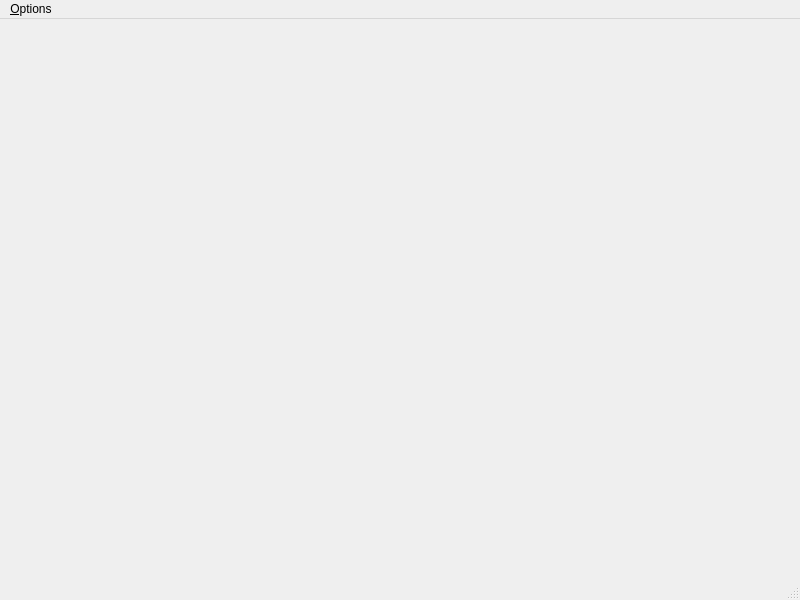
<?xml version="1.0" encoding="UTF-8"?>
<ui version="4.0">
 <class>MainWindow</class>
 <widget class="QMainWindow" name="MainWindow">
  <property name="geometry">
   <rect>
    <x>0</x>
    <y>0</y>
    <width>800</width>
    <height>600</height>
   </rect>
  </property>
  <property name="windowTitle">
   <string>MainWindow</string>
  </property>
  <widget class="QWidget" name="centralwidget">
   <widget class="QWidget" name="gameWidget" native="true">
    <property name="geometry">
     <rect>
      <x>80</x>
      <y>70</y>
      <width>579</width>
      <height>461</height>
     </rect>
    </property>
    <property name="focusPolicy">
     <enum>Qt::NoFocus</enum>
    </property>
   </widget>
  </widget>
  <widget class="QMenuBar" name="menubar">
   <property name="geometry">
    <rect>
     <x>0</x>
     <y>0</y>
     <width>800</width>
     <height>22</height>
    </rect>
   </property>
   <widget class="QMenu" name="menuOptions">
    <property name="title">
     <string>&amp;Options</string>
    </property>
    <addaction name="actionExit"/>
   </widget>
   <addaction name="menuOptions"/>
  </widget>
  <widget class="QStatusBar" name="statusbar"/>
  <action name="actionExit">
   <property name="text">
    <string>Exit</string>
   </property>
  </action>
 </widget>
 <resources/>
 <connections>
  <connection>
   <sender>actionExit</sender>
   <signal>triggered()</signal>
   <receiver>MainWindow</receiver>
   <slot>close()</slot>
   <hints>
    <hint type="sourcelabel">
     <x>-1</x>
     <y>-1</y>
    </hint>
    <hint type="destinationlabel">
     <x>399</x>
     <y>299</y>
    </hint>
   </hints>
  </connection>
 </connections>
</ui>
